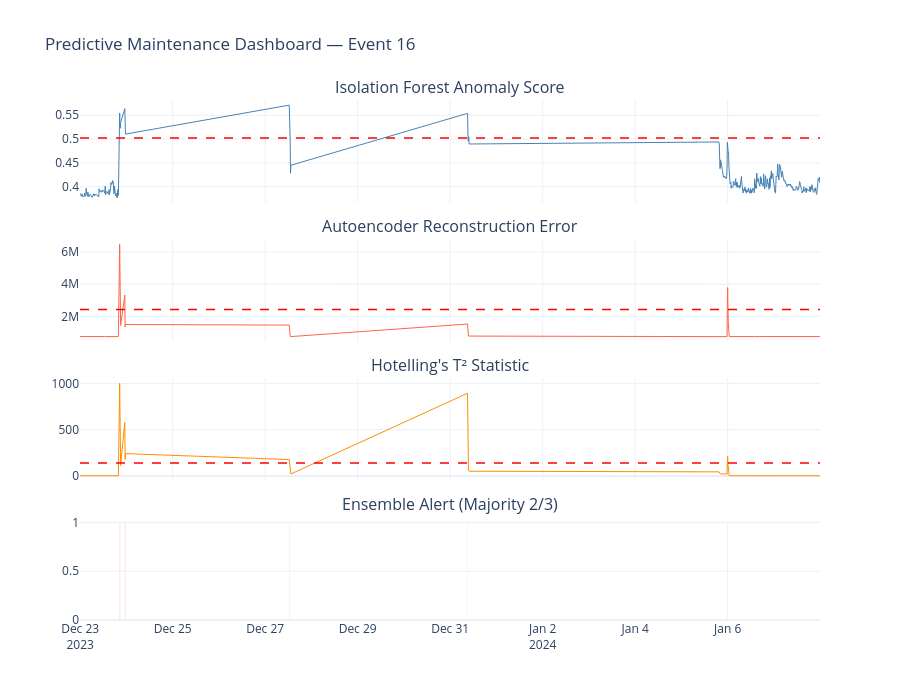

The code cell stored with this chart in its notebook:
### Code cell
# ── 11.4  Interactive monitoring dashboard (Plotly) ───────────────────────────
# Produces a self-contained HTML dashboard — can be shared with operators.

anom_event_ids = test_meta_care[test_meta_care['event_label'] == 'anomaly']['event_id'].unique()

if len(anom_event_ids) > 0:
    ev_id = anom_event_ids[0]

    ev_meta   = test_meta_care[test_meta_care['event_id'] == ev_id].reset_index(drop=True)
    ev_iso    = iso_scores[test_meta_care['event_id'].values == ev_id]
    ev_ae     = ae_scores[test_meta_care['event_id'].values  == ev_id]
    ev_t2     = t2_test[test_meta_care['event_id'].values    == ev_id]
    ev_flags  = ensemble_preds_strict[test_meta_care['event_id'].values == ev_id]

    fig = make_subplots(
        rows=4, cols=1, shared_xaxes=True,
        subplot_titles=[
            'Isolation Forest Anomaly Score',
            'Autoencoder Reconstruction Error',
            "Hotelling's T² Statistic",
            'Ensemble Alert (Majority 2/3)'
        ],
        vertical_spacing=0.07
    )

    ts = ev_meta['time_stamp']

    fig.add_trace(go.Scatter(x=ts, y=ev_iso, name='IF Score', line=dict(color='steelblue', width=1)), row=1, col=1)
    fig.add_hline(y=ISO_THRESHOLD, line=dict(color='red', dash='dash', width=1.5), row=1, col=1)

    fig.add_trace(go.Scatter(x=ts, y=ev_ae, name='AE Error', line=dict(color='tomato', width=1)), row=2, col=1)
    fig.add_hline(y=AE_THRESHOLD, line=dict(color='red', dash='dash', width=1.5), row=2, col=1)

    fig.add_trace(go.Scatter(x=ts, y=ev_t2, name='T²', line=dict(color='darkorange', width=1)), row=3, col=1)
    fig.add_hline(y=T2_THRESHOLD, line=dict(color='red', dash='dash', width=1.5), row=3, col=1)

    fig.add_trace(go.Bar(x=ts, y=ev_flags, name='Alert', marker_color='crimson', opacity=0.7), row=4, col=1)

    fig.update_layout(
        height=700, showlegend=False,
        title_text=f'Predictive Maintenance Dashboard — Event {ev_id}',
        template='plotly_white'
    )
    fig.write_html('dashboard_monitoring.html')
    print('✅ Dashboard saved to dashboard_monitoring.html — open in browser.')
    fig.show()

### Figure 1 — Plotly figure (JSON) as saved in the notebook; plotly's stock layout.template omitted (floating-point values rounded to 4 significant figures; data arrays with more than 128 entries replaced by an {"elided": "..."} marker saying what was removed)
{"data": [{"line": {"color": "steelblue", "width": 1}, "name": "IF Score", "type": "scatter", "x": {"elided": "452 str values"}, "xaxis": "x", "y": {"elided": "452 float values"}, "yaxis": "y"}, {"line": {"color": "tomato", "width": 1}, "name": "AE Error", "type": "scatter", "x": {"elided": "452 str values"}, "xaxis": "x2", "y": {"elided": "452 float values"}, "yaxis": "y2"}, {"line": {"color": "darkorange", "width": 1}, "name": "T²", "type": "scatter", "x": {"elided": "452 str values"}, "xaxis": "x3", "y": {"elided": "452 float values"}, "yaxis": "y3"}, {"marker": {"color": "crimson"}, "name": "Alert", "opacity": 0.7, "type": "bar", "x": {"elided": "452 str values"}, "xaxis": "x4", "y": {"elided": "452 int values"}, "yaxis": "y4"}], "layout": {"annotations": [{"font": {"size": 16}, "showarrow": false, "text": "Isolation Forest Anomaly Score", "x": 0.5, "xanchor": "center", "xref": "paper", "y": 1, "yanchor": "bottom", "yref": "paper"}, {"font": {"size": 16}, "showarrow": false, "text": "Autoencoder Reconstruction Error", "x": 0.5, "xanchor": "center", "xref": "paper", "y": 0.7325, "yanchor": "bottom", "yref": "paper"}, {"font": {"size": 16}, "showarrow": false, "text": "Hotelling's T² Statistic", "x": 0.5, "xanchor": "center", "xref": "paper", "y": 0.465, "yanchor": "bottom", "yref": "paper"}, {"font": {"size": 16}, "showarrow": false, "text": "Ensemble Alert (Majority 2/3)", "x": 0.5, "xanchor": "center", "xref": "paper", "y": 0.1975, "yanchor": "bottom", "yref": "paper"}], "height": 700, "shapes": [{"line": {"color": "red", "dash": "dash", "width": 1.5}, "type": "line", "x0": 0, "x1": 1, "xref": "x domain", "y0": 0.5024, "y1": 0.5024, "yref": "y"}, {"line": {"color": "red", "dash": "dash", "width": 1.5}, "type": "line", "x0": 0, "x1": 1, "xref": "x2 domain", "y0": 2425000.0, "y1": 2425000.0, "yref": "y2"}, {"line": {"color": "red", "dash": "dash", "width": 1.5}, "type": "line", "x0": 0, "x1": 1, "xref": "x3 domain", "y0": 141.4, "y1": 141.4, "yref": "y3"}], "showlegend": false, "title": {"text": "Predictive Maintenance Dashboard — Event 16"}, "xaxis": {"anchor": "y", "domain": [0, 1], "matches": "x4", "showticklabels": false}, "xaxis2": {"anchor": "y2", "domain": [0, 1], "matches": "x4", "showticklabels": false}, "xaxis3": {"anchor": "y3", "domain": [0, 1], "matches": "x4", "showticklabels": false}, "xaxis4": {"anchor": "y4", "domain": [0, 1]}, "yaxis": {"anchor": "x", "domain": [0.8025, 1]}, "yaxis2": {"anchor": "x2", "domain": [0.535, 0.7325]}, "yaxis3": {"anchor": "x3", "domain": [0.2675, 0.465]}, "yaxis4": {"anchor": "x4", "domain": [0, 0.1975]}}}
